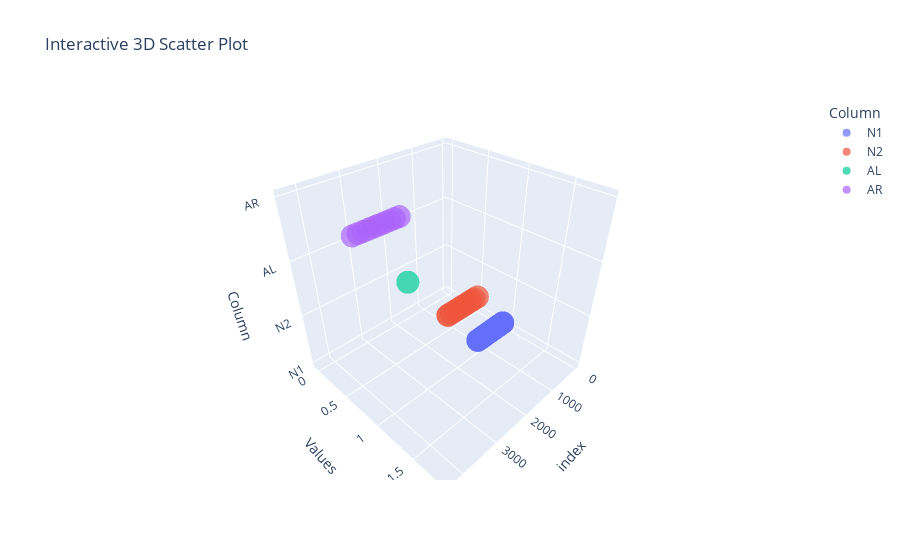

This figure's notebook cell:
### Code cell
import pandas as pd
import numpy as np
import matplotlib.pyplot as plt
from mpl_toolkits.mplot3d import Axes3D
import plotly.express as px


df=df[110:220]

def replace_values(column):
    return np.array([0.9 if val == 0 else 0 for val in column])

# Applying the function to each column
for col in df.columns:
    df[col] = replace_values(df[col])

# Melt the DataFrame for 3D plotting
df_melted = pd.melt(df, var_name='Column', value_name='Values')

# Filter rows where Values are not 0
df_filtered = df_melted[df_melted['Values'] != 0]

# Creating a 3D scatter plot with Plotly
fig = px.scatter_3d(df_filtered, x=df_filtered.index, y='Values', z='Column',
                    color='Column', size_max=18, opacity=0.7, title='Interactive 3D Scatter Plot')
fig.show()

### Figure 1 — Plotly figure (JSON) as saved in the notebook; plotly's stock layout.template omitted (floating-point values rounded to 4 significant figures)
{"data": [{"hovertemplate": "Column=%{z}<br>index=%{x}<br>Values=%{y}<extra></extra>", "legendgroup": "N1", "marker": {"color": "#636efa", "opacity": 0.7, "symbol": "circle"}, "mode": "markers", "name": "N1", "scene": "scene", "showlegend": true, "type": "scatter3d", "x": [15, 26, 31, 39, 131, 137, 142, 154, 246, 251, 262, 358, 365, 469, 480, 578, 585, 686, 691, 702, 791, 797, 802, 814, 895, 906, 911, 919, 1004, 1016, 1021, 1028], "y": [0.9, 0.9, 0.9, 0.9, 0.9, 0.9, 0.9, 0.9, 0.9, 0.9, 0.9, 0.9, 0.9, 0.9, 0.9, 0.9, 0.9, 0.9, 0.9, 0.9, 0.9, 0.9, 0.9, 0.9, 0.9, 0.9, 0.9, 0.9, 0.9, 0.9, 0.9, 0.9], "z": ["N1", "N1", "N1", "N1", "N1", "N1", "N1", "N1", "N1", "N1", "N1", "N1", "N1", "N1", "N1", "N1", "N1", "N1", "N1", "N1", "N1", "N1", "N1", "N1", "N1", "N1", "N1", "N1", "N1", "N1", "N1", "N1"]}, {"hovertemplate": "Column=%{z}<br>index=%{x}<br>Values=%{y}<extra></extra>", "legendgroup": "N2", "marker": {"color": "#EF553B", "opacity": 0.7, "symbol": "circle"}, "mode": "markers", "name": "N2", "scene": "scene", "showlegend": true, "type": "scatter3d", "x": [1128, 1239, 1348, 1459, 1570, 1679, 1788, 1899, 2008, 2117, 2122], "y": [0.9, 0.9, 0.9, 0.9, 0.9, 0.9, 0.9, 0.9, 0.9, 0.9, 0.9], "z": ["N2", "N2", "N2", "N2", "N2", "N2", "N2", "N2", "N2", "N2", "N2"]}, {"hovertemplate": "Column=%{z}<br>index=%{x}<br>Values=%{y}<extra></extra>", "legendgroup": "AL", "marker": {"color": "#00cc96", "opacity": 0.7, "symbol": "circle"}, "mode": "markers", "name": "AL", "scene": "scene", "showlegend": true, "type": "scatter3d", "x": [3228], "y": [0.9], "z": ["AL"]}, {"hovertemplate": "Column=%{z}<br>index=%{x}<br>Values=%{y}<extra></extra>", "legendgroup": "AR", "marker": {"color": "#ab63fa", "opacity": 0.7, "symbol": "circle"}, "mode": "markers", "name": "AR", "scene": "scene", "showlegend": true, "type": "scatter3d", "x": [3336, 3447, 3561, 3675, 3791, 3895, 4001, 4107, 4216, 4327], "y": [0.9, 0.9, 0.9, 0.9, 0.9, 0.9, 0.9, 0.9, 0.9, 0.9], "z": ["AR", "AR", "AR", "AR", "AR", "AR", "AR", "AR", "AR", "AR"]}], "layout": {"legend": {"title": {"text": "Column"}, "tracegroupgap": 0}, "scene": {"domain": {"x": [0, 1], "y": [0, 1]}, "xaxis": {"title": {"text": "index"}}, "yaxis": {"title": {"text": "Values"}}, "zaxis": {"categoryarray": ["N1", "N2", "AL", "AR"], "categoryorder": "array", "title": {"text": "Column"}}}, "title": {"text": "Interactive 3D Scatter Plot"}}}
